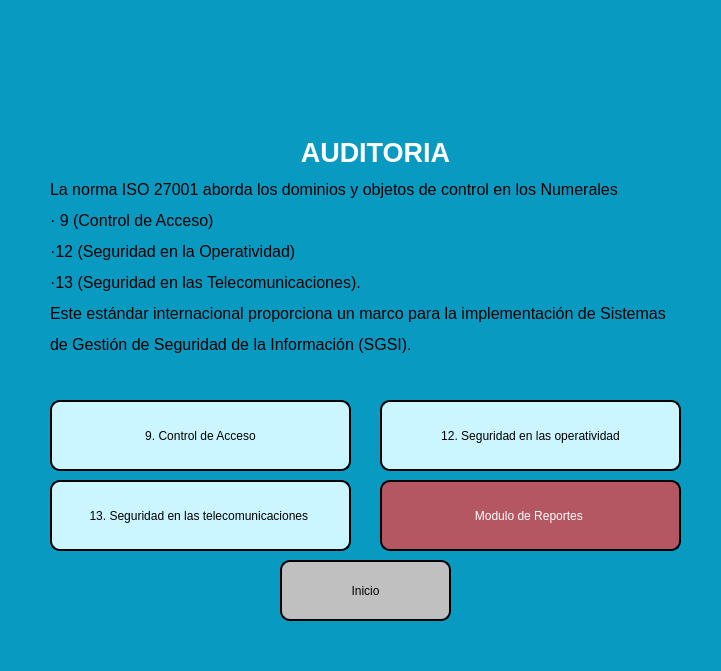
<?xml version="1.0" encoding="UTF-8"?>
<ui version="4.0">
 <class>MainWindow</class>
 <widget class="QMainWindow" name="MainWindow">
  <property name="geometry">
   <rect>
    <x>0</x>
    <y>0</y>
    <width>721</width>
    <height>671</height>
   </rect>
  </property>
  <property name="windowTitle">
   <string>Módulo Auditoria</string>
  </property>
  <property name="styleSheet">
   <string notr="true">background-color: rgb(9, 154, 194);</string>
  </property>
  <widget class="QWidget" name="centralwidget">
   <widget class="QPushButton" name="pushButton_V2">
    <property name="geometry">
     <rect>
      <x>50</x>
      <y>400</y>
      <width>301</width>
      <height>71</height>
     </rect>
    </property>
    <property name="styleSheet">
     <string notr="true">QPushButton {
    background-color: rgb(203, 246, 255);
    font: 12pt &quot;Arial&quot;;
    border: 2px solid black;
    border-radius: 10px;
}

QPushButton:hover {
    background-color: rgb(180, 230, 255); /* Color cuando el cursor está sobre el botón */
}

QPushButton:pressed {
    background-color: rgb(150, 220, 255); /* Color cuando el botón está presionado */
}


</string>
    </property>
    <property name="text">
     <string>9. Control de Acceso</string>
    </property>
   </widget>
   <widget class="QPushButton" name="pushButton_3">
    <property name="geometry">
     <rect>
      <x>50</x>
      <y>480</y>
      <width>301</width>
      <height>71</height>
     </rect>
    </property>
    <property name="styleSheet">
     <string notr="true">QPushButton {
    background-color: rgb(203, 246, 255);
    font: 12pt &quot;Arial&quot;;
    border: 2px solid black;
    border-radius: 10px;
}

QPushButton:hover {
    background-color: rgb(180, 230, 255); /* Color cuando el cursor está sobre el botón */
}

QPushButton:pressed {
    background-color: rgb(150, 220, 255); /* Color cuando el botón está presionado */
}


</string>
    </property>
    <property name="text">
     <string>13. Seguridad en las telecomunicaciones </string>
    </property>
   </widget>
   <widget class="QPushButton" name="pushButton_5">
    <property name="geometry">
     <rect>
      <x>380</x>
      <y>480</y>
      <width>301</width>
      <height>71</height>
     </rect>
    </property>
    <property name="styleSheet">
     <string notr="true">QPushButton {
    background-color: rgb(180, 87, 98);
    font: 12pt &quot;Arial&quot;;
    color: rgb(255, 255, 255);
    border: 2px solid black;
    border-radius: 10px;
}

QPushButton:hover {
    background-color: rgb(200, 107, 118); /* Color cuando el cursor está sobre el botón */
}

QPushButton:pressed {
    background-color: rgb(150, 67, 78); /* Color cuando el botón está presionado */
}
</string>
    </property>
    <property name="text">
     <string>Modulo de Reportes </string>
    </property>
   </widget>
   <widget class="QLabel" name="label">
    <property name="geometry">
     <rect>
      <x>50</x>
      <y>130</y>
      <width>651</width>
      <height>231</height>
     </rect>
    </property>
    <property name="text">
     <string>&lt;html&gt;&lt;head/&gt;&lt;body&gt;&lt;p align=&quot;center&quot;&gt;&lt;span style=&quot; font-size:20pt; font-weight:600; color:#ffffff;&quot;&gt;AUDITORIA&lt;/span&gt;&lt;/p&gt;&lt;p&gt;&lt;span style=&quot; font-size:12pt;&quot;&gt;La norma ISO 27001 aborda los dominios y objetos de control en los Numerales &lt;/span&gt;&lt;/p&gt;&lt;p&gt;&lt;span style=&quot; font-family:'Symbol'; font-size:12pt;&quot;&gt;·&lt;/span&gt;&lt;span style=&quot; font-family:'Times New Roman'; font-size:7pt;&quot;/&gt;&lt;span style=&quot; font-size:12pt;&quot;&gt; 9 (Control de Acceso)&lt;/span&gt;&lt;/p&gt;&lt;p&gt;&lt;span style=&quot; font-family:'Symbol'; font-size:12pt;&quot;&gt;·&lt;/span&gt;&lt;span style=&quot; font-family:'Times New Roman'; font-size:7pt;&quot;/&gt;&lt;span style=&quot; font-size:12pt;&quot;&gt;12 (Seguridad en la Operatividad) &lt;/span&gt;&lt;/p&gt;&lt;p&gt;&lt;span style=&quot; font-family:'Symbol'; font-size:12pt;&quot;&gt;·&lt;/span&gt;&lt;span style=&quot; font-family:'Times New Roman'; font-size:7pt;&quot;/&gt;&lt;span style=&quot; font-size:12pt;&quot;&gt;13 (Seguridad en las Telecomunicaciones). &lt;/span&gt;&lt;/p&gt;&lt;p&gt;&lt;span style=&quot; font-size:12pt;&quot;&gt;Este estándar internacional proporciona un marco para la implementación de Sistemas &lt;/span&gt;&lt;/p&gt;&lt;p&gt;&lt;span style=&quot; font-size:12pt;&quot;&gt;de Gestión de Seguridad de la Información (SGSI). &lt;/span&gt;&lt;/p&gt;&lt;/body&gt;&lt;/html&gt;</string>
    </property>
   </widget>
   <widget class="QPushButton" name="pushButton_8">
    <property name="geometry">
     <rect>
      <x>380</x>
      <y>400</y>
      <width>301</width>
      <height>71</height>
     </rect>
    </property>
    <property name="styleSheet">
     <string notr="true">QPushButton {
    background-color: rgb(203, 246, 255);
    font: 12pt &quot;Arial&quot;;
    border: 2px solid black;
    border-radius: 10px;
}

QPushButton:hover {
    background-color: rgb(180, 230, 255); /* Color cuando el cursor está sobre el botón */
}

QPushButton:pressed {
    background-color: rgb(150, 220, 255); /* Color cuando el botón está presionado */
}


</string>
    </property>
    <property name="text">
     <string>12. Seguridad en las operatividad</string>
    </property>
   </widget>
   <widget class="QLabel" name="label_2">
    <property name="geometry">
     <rect>
      <x>50</x>
      <y>10</y>
      <width>641</width>
      <height>111</height>
     </rect>
    </property>
    <property name="text">
     <string/>
    </property>
    <property name="pixmap">
     <pixmap>Imagenes/logo segundo panel.jpg</pixmap>
    </property>
    <property name="alignment">
     <set>Qt::AlignCenter</set>
    </property>
   </widget>
   <widget class="QPushButton" name="pushButton_2">
    <property name="geometry">
     <rect>
      <x>280</x>
      <y>560</y>
      <width>171</width>
      <height>61</height>
     </rect>
    </property>
    <property name="styleSheet">
     <string notr="true">QPushButton {
    background-color: rgb(192, 192, 192);
    font: 12pt &quot;Arial&quot;;
    color: rgb(0, 0, 0); /* Color del texto negro por defecto */
    border: 2px solid black;
    border-radius: 10px;
}

QPushButton:hover {
    background-color: rgb(212, 212, 212); /* Color cuando el cursor está sobre el botón */
}

QPushButton:pressed {
    background-color: rgb(172, 172, 172); /* Color cuando el botón está presionado */
}
</string>
    </property>
    <property name="text">
     <string>Inicio</string>
    </property>
   </widget>
  </widget>
  <widget class="QStatusBar" name="statusbar"/>
 </widget>
 <resources/>
 <connections/>
</ui>
